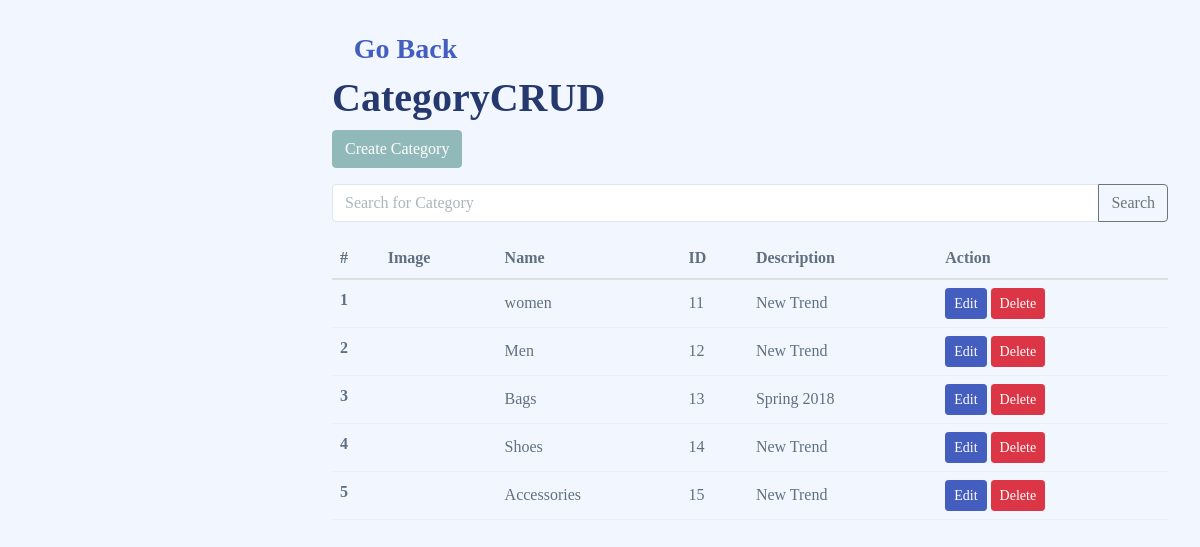
The app's page /admin/categorys/public/index.php with its own data.
### tables this page shows
CREATE TABLE `categories` (
  `category_id` int(11) NOT NULL,
  `category_name` varchar(255) NOT NULL,
  `category_description` varchar(255) DEFAULT NULL,
  `category_image` varchar(255) NOT NULL
);

### admin/categorys/public/index.php (the view, shortened to what this page needs)
<?php
require_once "./../database.php";
$search=$_GET['search'] ?? "";
if($search){
  $statement=$pdo->prepare("SELECT * FROM categories WHERE category_name LIKE :category_name");
  $statement->bindValue(':category_name',"%$search%");
}else{
  $statement=$pdo->prepare("SELECT * FROM categories");
}
$statement->execute();
$products=$statement->fetchAll(PDO::FETCH_ASSOC);
?>
<!DOCTYPE html>
<html lang="en">
<head>
    <link href="https://cdn.jsdelivr.net/npm/bootstrap@5.0.2/dist/css/bootstrap.min.css" rel="stylesheet">
    <link rel="stylesheet" href="style.css">
    <link rel="stylesheet" href="../../assets/css/main/app.css">
    <link rel="stylesheet" href="../../assets/css/main/app-dark.css">
    <link rel="stylesheet" href="../../assets/css/shared/iconly.css">
</head>
<body>
      <div id="main">
    <h3><a href="../../index.php"><i class="bi bi-arrow-bar-left"></i>Go Back</a></h3>
    <h1>CategoryCRUD</h1>
    <p>
        <a href="create.php" class="btn btn-success">Create Category</a>
    </p>
  <form method="GET" action="">
  <div class="input-group mb-3">
  <input value="<?php echo $search ?>" type="text" class="form-control" placeholder="Search for Category" name="search">
  <button class="btn btn-outline-secondary" type="submit">Search</button>
</div>
  </form>
    <table class="table">
  <thead>
    <tr>
      <th scope="col">#</th>
      <th scope="col">Image</th>
      <th scope="col">Name</th>
      <th scope="col">ID</th>
      <th scope="col">Description</th>
      <th scope="col">Action</th>
    </tr>
  </thead>
  <tbody>
<?php foreach($products as $i => $product) : ?>
    <tr>
    <th scope="row"><?php echo $i +1 ?></th>
    <td>
    </td>
    <td><?php echo $product["category_name"] ?></td>
    <td><?php echo $product["category_id"] ?></td>
    <td><?php echo $product["category_description"] ?></td>
    <td>
      <form action="edit.php" method="GET" style="display: inline-block;" >
        <button type="submit" class="btn btn-sm btn-primary">Edit</button>
        </form>
        <form action="delete.php" method="POST" style="display: inline-block;" >
        <button type="submit" class="btn btn-sm btn-danger">Delete</button>
        </form>
    </td>
  </tr>
<?php endforeach; ?>
  </tbody>
</table>
</div>
<?php include_once "./../partials/footer.php" ?>

### admin/categorys/public/style.css (style rules this page uses)
body { margin: 0 20px; }

### records on screen
categories: category_name "women", category_id "11", category_description "New Trend"
categories: category_name "Men", category_id "12", category_description "New Trend"
categories: category_name "Bags", category_id "13", category_description "Spring 2018"
categories: category_name "Shoes", category_id "14", category_description "New Trend"
categories: category_name "Accessories", category_id "15", category_description "New Trend"
